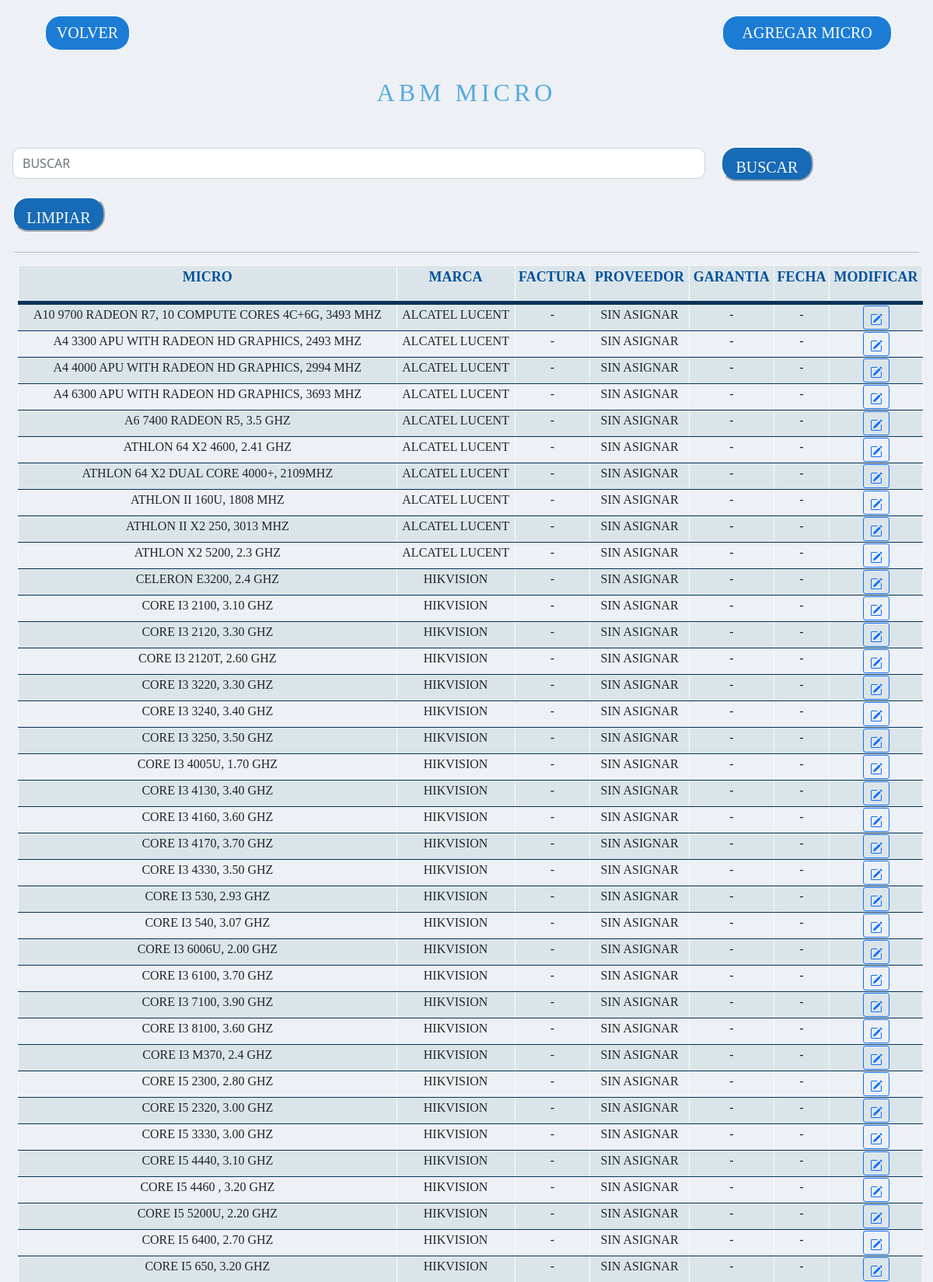
The app's page /abmmicro.php (signed in, upper part) with its own data.
### tables this page shows
CREATE TABLE `micro` (
  `ID_MICRO` int(3) NOT NULL,
  `MICRO` varchar(100) NOT NULL,
  `ID_MARCA` int(3) NOT NULL,
  `FACTURA` varchar(100) NOT NULL,
  `ID_PROVEEDOR` int(3) NOT NULL,
  `GARANTIA` varchar(100) NOT NULL,
  `FECHA` date NOT NULL
);

CREATE TABLE `marcas` (
  `ID_MARCA` int(11) NOT NULL,
  `MARCA` varchar(50) NOT NULL
);

CREATE TABLE `proveedor` (
  `ID_PROVEEDOR` int(11) NOT NULL,
  `PROVEEDOR` varchar(50) NOT NULL
);

### abmmicro.php (the view, shortened to what this page needs)
<?php
include('conexion.php');
?>
<!DOCTYPE html>
<html>
<head>
    <link href="https://cdn.jsdelivr.net/npm/bootstrap@5.1.3/dist/css/bootstrap.min.css" rel="stylesheet">
    <link rel="stylesheet" href="https://cdn.jsdelivr.net/npm/bootstrap-icons@1.5.0/font/bootstrap-icons.css">
	<link rel="stylesheet" type="text/css" href="estiloallabm.css">
</head>
<body>
    <section id="inicio">
        <div id="reporteEst" style="width: 97%; margin-left: 20px;">
            <div class="form-group row justify-content-between" style="margin: 10px; padding:10px;">
                <a id="vlv"  href="abm.php" class="col-3 btn btn-primary " type="button"  value="VOLVER">VOLVER</a>
                <a id="agr"  href="agregarmicro.php" class="col-3 btn btn-primary " type="button">AGREGAR MICRO</a>
            </div>
         </div>
        <h1>ABM MICRO</h1>
		<form method="POST" action="abmmicro.php">
				<div class="form-group row">
					<input type="text" style="margin-left: 10px; width: 75%; height: 40px; margin-top: 12px; 	box-sizing: border-box; border-radius: 10px; text-transform:uppercase;" name="buscar"  placeholder="Buscar"  class="form-control largo col-xl-4 col-lg-4">
					<input id="vlva" class="button col-xl-2 col-lg-2" style="margin-left: 10px; margin-top: 10px;" type="submit" name="btn2" value="BUSCAR"></input>
					<input id="vlva" class="button col-xl-2 col-lg-2" style="margin-left: 10px; margin-top: 10px;" type="submit" name="btn1" value="LIMPIAR"></input>
				</div>
		</form>
        <hr style='display: block;'>
        <?php
				echo "<table width=100%>
						<thead>
							<tr>
								<th><p>MICRO</p></th>
								<th><p>MARCA</p></th>
								<th><p>FACTURA</p></th>
								<th><p>PROVEEDOR</p></th>
                                <th><p>GARANTIA</p></th>
                                <th><p>FECHA</p></th>
								<th><p>MODIFICAR</p></th>
							</tr>
						</thead>
					";
					if(isset($_POST['btn2']))
					{
						$doc = $_POST['buscar'];
						$consultar=mysqli_query($datos_base, "SELECT m.ID_MICRO, m.MICRO, ma.MARCA, m.FACTURA, p.PROVEEDOR, m.GARANTIA, m.FECHA
                        FROM micro m
                        LEFT JOIN marcas AS ma ON ma.ID_MARCA = m.ID_MARCA
                        LEFT JOIN proveedor AS p ON p.ID_PROVEEDOR = m.ID_PROVEEDOR
						WHERE m.MICRO LIKE '%$doc%' OR ma.MARCA LIKE '%$doc%' OR m.FACTURA LIKE '%$doc%' OR p.PROVEEDOR LIKE '%$doc%' OR m.GARANTIA LIKE '%$doc%' OR m.FECHA LIKE '%$doc%'
                        ORDER BY m.MICRO ASC");
							while($listar = mysqli_fetch_array($consultar))
								{
									$fecha = "0000-00-00";
									if($listar['FECHA'] == $fecha)
									{
										$fec = date("d-m-Y", strtotime($listar['FECHA']));
										$fec = "-";
									}
									else{
										$fec = date("d-m-Y", strtotime($listar['FECHA']));
									}
										echo
										"
											<tr>
												<td><h4 style='font-size:16px;'>".$listar['MICRO']."</h4></td>
												<td><h4 style='font-size:16px;'>".$listar['MARCA']."</h4></td>
												<td><h4 style='font-size:16px;'>".$listar['FACTURA']."</h4></td>
												<td><h4 style='font-size:16px;'>".$listar['PROVEEDOR']."</h4></td>
												<td><h4 style='font-size:16px;'>".$listar['GARANTIA']."</h4></td>
												<td><h4 style='font-size:16px;'>".$fec."</h4></td>
												<td class='text-center text-nowrap'><a class='btn btn-sm btn-outline-primary' href=modmicro.php?no=".$listar['ID_MICRO']." class=mod><svg xmlns='http://www.w3.org/2000/svg' width='16' height='16' fill='currentColor' class='bi bi-pencil-square' viewBox='0 0 16 16'>
													<path d='M15.502 1.94a.5.5 0 0 1 0 .706L14.459 3.69l-2-2L13.502.646a.5.5 0 0 1 .707 0l1.293 1.293zm-1.75 2.456-2-2L4.939 9.21a.5.5 0 0 0-.121.196l-.805 2.414a.25.25 0 0 0 .316.316l2.414-.805a.5.5 0 0 0 .196-.12l6.813-6.814z'/>
													<path fill-rule='evenodd' d='M1 13.5A1.5 1.5 0 0 0 2.5 15h11a1.5 1.5 0 0 0 1.5-1.5v-6a.5.5 0 0 0-1 0v6a.5.5 0 0 1-.5.5h-11a.5.5 0 0 1-.5-.5v-11a.5.5 0 0 1 .5-.5H9a.5.5 0 0 0 0-1H2.5A1.5 1.5 0 0 0 1 2.5v11z'/>
												</svg></a>
												</td>
										</tr>";
						}
					}
					else
					{
						$consultar=mysqli_query($datos_base, "SELECT m.ID_MICRO, m.MICRO, ma.MARCA, m.FACTURA, p.PROVEEDOR, m.GARANTIA, m.FECHA
                        FROM micro m
                        LEFT JOIN marcas AS ma ON ma.ID_MARCA = m.ID_MARCA
                        LEFT JOIN proveedor AS p ON p.ID_PROVEEDOR = m.ID_PROVEEDOR
                        ORDER BY m.MICRO ASC");
							while($listar = mysqli_fetch_array($consultar))
								{
									$fecha = "0000-00-00";
									if($listar['FECHA'] == $fecha)
									{
										$fec = date("d-m-Y", strtotime($listar['FECHA']));
										$fec = "-";
									}
									else{
										$fec = date("d-m-Y", strtotime($listar['FECHA']));
									}
										echo
										"
											<tr>
												<td><h4 style='font-size:16px;'>".$listar['MICRO']."</h4></td>
												<td><h4 style='font-size:16px;'>".$listar['MARCA']."</h4></td>
												<td><h4 style='font-size:16px;'>".$listar['FACTURA']."</h4></td>
												<td><h4 style='font-size:16px;'>".$listar['PROVEEDOR']."</h4></td>
												<td><h4 style='font-size:16px;'>".$listar['GARANTIA']."</h4></td>
												<td><h4 style='font-size:16px;'>".$fec."</h4></td>
												<td class='text-center text-nowrap'><a class='btn btn-sm btn-outline-primary' href=modmicro.php?no=".$listar['ID_MICRO']." class=mod><svg xmlns='http://www.w3.org/2000/svg' width='16' height='16' fill='currentColor' class='bi bi-pencil-square' viewBox='0 0 16 16'>
													<path d='M15.502 1.94a.5.5 0 0 1 0 .706L14.459 3.69l-2-2L13.502.646a.5.5 0 0 1 .707 0l1.293 1.293zm-1.75 2.456-2-2L4.939 9.21a.5.5 0 0 0-.121.196l-.805 2.414a.25.25 0 0 0 .316.316l2.414-.805a.5.5 0 0 0 .196-.12l6.813-6.814z'/>
													<path fill-rule='evenodd' d='M1 13.5A1.5 1.5 0 0 0 2.5 15h11a1.5 1.5 0 0 0 1.5-1.5v-6a.5.5 0 0 0-1 0v6a.5.5 0 0 1-.5.5h-11a.5.5 0 0 1-.5-.5v-11a.5.5 0 0 1 .5-.5H9a.5.5 0 0 0 0-1H2.5A1.5 1.5 0 0 0 1 2.5v11z'/>
												</svg></a>
												</td>
										</tr>";
						}
					}
					echo "</table>";
					?>
    </section>
</body>
</html>

### estiloallabm.css (style rules this page uses)
section, header { width: 97%; margin-left: auto; margin-right: auto; }
h1 { text-align: center; color: #53AAE0; font-family: TrasandinaBlack; margin-bottom: 40px; margin-top:25px; font-size: 32px; letter-spacing: 5px; }
h4 { text-align: center; font-family: TrasandinaBook; font-size: 14px; text-transform: uppercase; }
p { text-align: center; font-family: TrasandinaMedium; color: #00519C; font-size: 18px; }
#inicio { height: auto; }
input { height: 40px; width: auto; margin: 10px; margin-top: 0px; margin-left: 20px; padding: 10px; display: inline; box-sizing: border-box; border-radius: 10px; border-color: white; }
input { background-color: white; }
::placeholder { color: black; }
.button { width: 200px; height: 50px; color: #f7fbfd; font-size: 20px; float: right; font-family: TrasandinaBook; background-color: #53AAE0; border-color: #f7fbfd; }
#vlv { width: 10%; height: 45px; background-color: #1c7cd5; border-color: #f7fbfd; font-size: 20px; font-family: TrasandinaBook; border-radius: 20px; }
#agr { width: 20%; height: 45px; background-color: #1c7cd5; border-color: #f7fbfd; font-size: 20px; font-family: TrasandinaBook; border-radius: 20px; }
h1 { text-align: center; color: #53AAE0; font-family: TrasandinaBlack; font-size: 32px; letter-spacing: 5px; }
table { text-align: left; margin-left: 5px; background-color: #dbe5e9; border-collapse: collapse; width:100%; }
th, td { border: solid 1px #f7fbfd; border-bottom: solid 1px #073256; }
thead { background-color: #dbe5e9; border-bottom: solid 5px #073256; width: 100%; }
tr:nth-child(even) { background-color: #edf0f5; }
#vlva { width: 10%; height: 45px; background-color: #176AB5; border-color: #f7fbfd; font-size: 20px; font-family: TrasandinaBook; border-radius: 20px; }

### abmmicro.php (style rules this page uses)
body { background-color: #edf0f5; }

### records on screen
micro: MICRO "A10 9700 RADEON R7, 10 COMPUTE CORES 4C+6G, 3493 MHZ", ID_MARCA.MARCA "ALCATEL LUCENT", FACTURA "-", ID_PROVEEDOR.PROVEEDOR "SIN ASIGNAR", GARANTIA "-", FECHA "-"
micro: MICRO "A4 3300 APU WITH RADEON HD GRAPHICS, 2493 MHZ", ID_MARCA.MARCA "ALCATEL LUCENT", FACTURA "-", ID_PROVEEDOR.PROVEEDOR "SIN ASIGNAR", GARANTIA "-", FECHA "-"
micro: MICRO "A4 4000 APU WITH RADEON HD GRAPHICS, 2994 MHZ", ID_MARCA.MARCA "ALCATEL LUCENT", FACTURA "-", ID_PROVEEDOR.PROVEEDOR "SIN ASIGNAR", GARANTIA "-", FECHA "-"
micro: MICRO "A4 6300 APU WITH RADEON HD GRAPHICS, 3693 MHZ", ID_MARCA.MARCA "ALCATEL LUCENT", FACTURA "-", ID_PROVEEDOR.PROVEEDOR "SIN ASIGNAR", GARANTIA "-", FECHA "-"
micro: MICRO "A6 7400 RADEON R5, 3.5 GHZ", ID_MARCA.MARCA "ALCATEL LUCENT", FACTURA "-", ID_PROVEEDOR.PROVEEDOR "SIN ASIGNAR", GARANTIA "-", FECHA "-"
micro: MICRO "ATHLON 64 X2 4600, 2.41 GHZ", ID_MARCA.MARCA "ALCATEL LUCENT", FACTURA "-", ID_PROVEEDOR.PROVEEDOR "SIN ASIGNAR", GARANTIA "-", FECHA "-"
micro: MICRO "ATHLON 64 X2 DUAL CORE 4000+, 2109MHZ", ID_MARCA.MARCA "ALCATEL LUCENT", FACTURA "-", ID_PROVEEDOR.PROVEEDOR "SIN ASIGNAR", GARANTIA "-", FECHA "-"
micro: MICRO "ATHLON II 160U, 1808 MHZ", ID_MARCA.MARCA "ALCATEL LUCENT", FACTURA "-", ID_PROVEEDOR.PROVEEDOR "SIN ASIGNAR", GARANTIA "-", FECHA "-"
micro: MICRO "ATHLON II X2 250, 3013 MHZ", ID_MARCA.MARCA "ALCATEL LUCENT", FACTURA "-", ID_PROVEEDOR.PROVEEDOR "SIN ASIGNAR", GARANTIA "-", FECHA "-"
micro: MICRO "ATHLON X2 5200, 2.3 GHZ", ID_MARCA.MARCA "ALCATEL LUCENT", FACTURA "-", ID_PROVEEDOR.PROVEEDOR "SIN ASIGNAR", GARANTIA "-", FECHA "-"
micro: MICRO "CELERON E3200, 2.4 GHZ", ID_MARCA.MARCA "HIKVISION", FACTURA "-", ID_PROVEEDOR.PROVEEDOR "SIN ASIGNAR", GARANTIA "-", FECHA "-"
micro: MICRO "CORE I3 2100, 3.10 GHZ", ID_MARCA.MARCA "HIKVISION", FACTURA "-", ID_PROVEEDOR.PROVEEDOR "SIN ASIGNAR", GARANTIA "-", FECHA "-"
micro: MICRO "CORE I3 2120, 3.30 GHZ", ID_MARCA.MARCA "HIKVISION", FACTURA "-", ID_PROVEEDOR.PROVEEDOR "SIN ASIGNAR", GARANTIA "-", FECHA "-"
micro: MICRO "CORE I3 2120T, 2.60 GHZ", ID_MARCA.MARCA "HIKVISION", FACTURA "-", ID_PROVEEDOR.PROVEEDOR "SIN ASIGNAR", GARANTIA "-", FECHA "-"
micro: MICRO "CORE I3 3220, 3.30 GHZ", ID_MARCA.MARCA "HIKVISION", FACTURA "-", ID_PROVEEDOR.PROVEEDOR "SIN ASIGNAR", GARANTIA "-", FECHA "-"
micro: MICRO "CORE I3 3240, 3.40 GHZ", ID_MARCA.MARCA "HIKVISION", FACTURA "-", ID_PROVEEDOR.PROVEEDOR "SIN ASIGNAR", GARANTIA "-", FECHA "-"
micro: MICRO "CORE I3 3250, 3.50 GHZ", ID_MARCA.MARCA "HIKVISION", FACTURA "-", ID_PROVEEDOR.PROVEEDOR "SIN ASIGNAR", GARANTIA "-", FECHA "-"
micro: MICRO "CORE I3 4005U, 1.70 GHZ", ID_MARCA.MARCA "HIKVISION", FACTURA "-", ID_PROVEEDOR.PROVEEDOR "SIN ASIGNAR", GARANTIA "-", FECHA "-"
micro: MICRO "CORE I3 4130, 3.40 GHZ", ID_MARCA.MARCA "HIKVISION", FACTURA "-", ID_PROVEEDOR.PROVEEDOR "SIN ASIGNAR", GARANTIA "-", FECHA "-"
micro: MICRO "CORE I3 4160, 3.60 GHZ", ID_MARCA.MARCA "HIKVISION", FACTURA "-", ID_PROVEEDOR.PROVEEDOR "SIN ASIGNAR", GARANTIA "-", FECHA "-"
micro: MICRO "CORE I3 4170, 3.70 GHZ", ID_MARCA.MARCA "HIKVISION", FACTURA "-", ID_PROVEEDOR.PROVEEDOR "SIN ASIGNAR", GARANTIA "-", FECHA "-"
micro: MICRO "CORE I3 4330, 3.50 GHZ", ID_MARCA.MARCA "HIKVISION", FACTURA "-", ID_PROVEEDOR.PROVEEDOR "SIN ASIGNAR", GARANTIA "-", FECHA "-"
micro: MICRO "CORE I3 530, 2.93 GHZ", ID_MARCA.MARCA "HIKVISION", FACTURA "-", ID_PROVEEDOR.PROVEEDOR "SIN ASIGNAR", GARANTIA "-", FECHA "-"
micro: MICRO "CORE I3 540, 3.07 GHZ", ID_MARCA.MARCA "HIKVISION", FACTURA "-", ID_PROVEEDOR.PROVEEDOR "SIN ASIGNAR", GARANTIA "-", FECHA "-"
micro: MICRO "CORE I3 6006U, 2.00 GHZ", ID_MARCA.MARCA "HIKVISION", FACTURA "-", ID_PROVEEDOR.PROVEEDOR "SIN ASIGNAR", GARANTIA "-", FECHA "-"
micro: MICRO "CORE I3 6100, 3.70 GHZ", ID_MARCA.MARCA "HIKVISION", FACTURA "-", ID_PROVEEDOR.PROVEEDOR "SIN ASIGNAR", GARANTIA "-", FECHA "-"
micro: MICRO "CORE I3 7100, 3.90 GHZ", ID_MARCA.MARCA "HIKVISION", FACTURA "-", ID_PROVEEDOR.PROVEEDOR "SIN ASIGNAR", GARANTIA "-", FECHA "-"
micro: MICRO "CORE I3 8100, 3.60 GHZ", ID_MARCA.MARCA "HIKVISION", FACTURA "-", ID_PROVEEDOR.PROVEEDOR "SIN ASIGNAR", GARANTIA "-", FECHA "-"
micro: MICRO "CORE I3 M370, 2.4 GHZ", ID_MARCA.MARCA "HIKVISION", FACTURA "-", ID_PROVEEDOR.PROVEEDOR "SIN ASIGNAR", GARANTIA "-", FECHA "-"
micro: MICRO "CORE I5 2300, 2.80 GHZ", ID_MARCA.MARCA "HIKVISION", FACTURA "-", ID_PROVEEDOR.PROVEEDOR "SIN ASIGNAR", GARANTIA "-", FECHA "-"
micro: MICRO "CORE I5 2320, 3.00 GHZ", ID_MARCA.MARCA "HIKVISION", FACTURA "-", ID_PROVEEDOR.PROVEEDOR "SIN ASIGNAR", GARANTIA "-", FECHA "-"
micro: MICRO "CORE I5 3330, 3.00 GHZ", ID_MARCA.MARCA "HIKVISION", FACTURA "-", ID_PROVEEDOR.PROVEEDOR "SIN ASIGNAR", GARANTIA "-", FECHA "-"
micro: MICRO "CORE I5 4440, 3.10 GHZ", ID_MARCA.MARCA "HIKVISION", FACTURA "-", ID_PROVEEDOR.PROVEEDOR "SIN ASIGNAR", GARANTIA "-", FECHA "-"
micro: MICRO "CORE I5 4460 , 3.20 GHZ", ID_MARCA.MARCA "HIKVISION", FACTURA "-", ID_PROVEEDOR.PROVEEDOR "SIN ASIGNAR", GARANTIA "-", FECHA "-"
micro: MICRO "CORE I5 5200U, 2.20 GHZ", ID_MARCA.MARCA "HIKVISION", FACTURA "-", ID_PROVEEDOR.PROVEEDOR "SIN ASIGNAR", GARANTIA "-", FECHA "-"
micro: MICRO "CORE I5 6400, 2.70 GHZ", ID_MARCA.MARCA "HIKVISION", FACTURA "-", ID_PROVEEDOR.PROVEEDOR "SIN ASIGNAR", GARANTIA "-", FECHA "-"
micro: MICRO "CORE I5 650, 3.20 GHZ", ID_MARCA.MARCA "HIKVISION", FACTURA "-", ID_PROVEEDOR.PROVEEDOR "SIN ASIGNAR", GARANTIA "-", FECHA "-"
